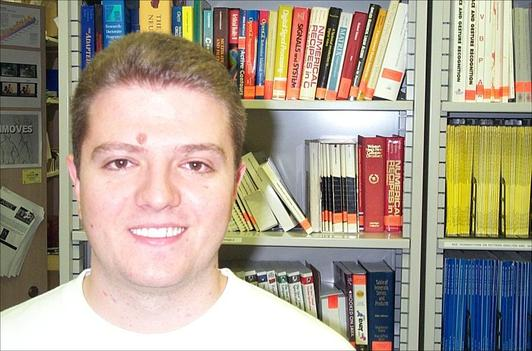
#> input picture lab8/vv/caltech101/Faces/image_0064.jpg, 532 x 351 px; its folder holds only this picture in this run
$ python main2.py caltech101/Faces/image_0064.jpg
#> lines starting #> are read from the running program, lines starting #| are printed output that depends on the picture
import time
import numpy
import cv2
import sys
import typing as t
from pathlib import Path
from collections import Counter
import json

def prepare_classes(caltech_dir: Path) -> dict[str, list[Path]]:
    result = {}
    # ищем все подкаталоги caltech, не начинающиеся с точки
    all_items = caltech_dir.glob('*')
    for item in all_items:
        if item.is_dir() and not item.name.startswith('.'):
            result[item.name] = []
    # заполняем списки файлов в каждой категории
    for name, files in result.items():
        category = caltech_dir / name
        files.extend(category.glob('*.png'))
        files.extend(category.glob('*.jpg'))
        files.extend(category.glob('*.jpeg'))
#> pass 2 of the loop in prepare_classes, `for name, files in result.items():`:
    # удаляем категории без единого файла
    for name, files in list(result.items()):
        if not files:
            del result[name]
    return result


def prepare_image(img: Path) -> numpy.ndarray:
    data = numpy.fromfile(img, numpy.uint8)
    image = cv2.imdecode(data, cv2.IMREAD_COLOR)
#> image is the input picture: shape (351, 532, 3); mean B, G, R 141.4, 157.3, 168.4
    if image is None:
        raise IOError
    gray = cv2.cvtColor(image, cv2.COLOR_BGR2GRAY)
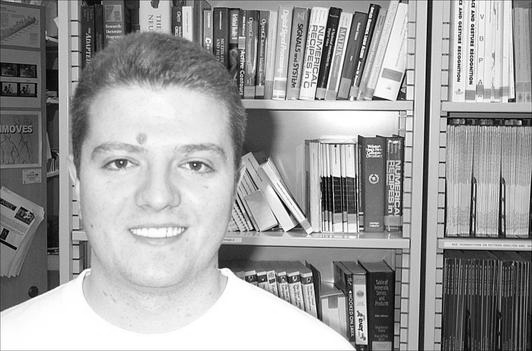
#> gray: shape (351, 532); min 0, max 255, mean 158.8
    gray = cv2.resize(gray, (128, 128))
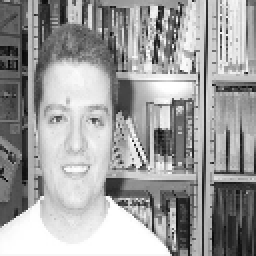
#> gray: shape (128, 128) (shown 2 times larger); min 6, max 255, mean 158.6
    cv2.normalize(gray, gray, 0, 255, cv2.NORM_MINMAX)
    return gray


def get_visual_words(classes: dict[str, list[Path]], N_words: int) -> tuple[numpy.ndarray, list]:
    detector = cv2.SIFT_create()
    all_descriptors: list[numpy.ndarray] = []
    image_descriptors: list[tuple[
        str,  # имя класса
        str,  # имя файла
        int,  # начальный индекс в all_descriptors
        int  # конечный индекс в all_descriptors
    ]] = []
    # перебираем классы
    for name, images in classes.items():
        index = 0
        total = len(images)
        print(f'{name:20}: ', end='')
        print(f'{index:5d}/{total:5d}', end='', flush=True)
        # перебираем изображения в классе
        for imfile in images:
            try:
                img = prepare_image(imfile)
            except IOError:
                index += 1
            else:
                # файл картинки загрузился
                pts, descriptors = detector.detectAndCompute(img, None)
#> pts = 181 keypoints; strongest (x, y, size): (79, 13, 2.3), (97, 35, 1.9), (80, 7, 2.3), (77, 30, 2.7)
                before = len(all_descriptors)
                all_descriptors.extend(descriptors)
                after = len(all_descriptors)
#> after = 181
                image_descriptors.append(
                    (
                        name,  # имя класса
                        str(imfile),  # путь к файлу
                        before,
                        after
                    )
                )
                index += 1
            print('\x08' * 11, end='')
            print(f'{index:5d}/{total:5d}', end='', flush=True)
        print()
#> pass 2 of the loop in get_visual_words, `for name, images in classes.items():`:
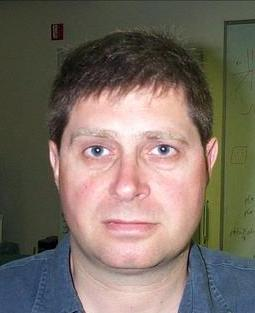
#> input picture lab8/vv/caltech101/Faces_easy/image_0011.jpg, 255 x 313 px
#> in prepare_image, image is the input picture: shape (313, 255, 3); mean B, G, R 99.3, 109.3, 120.8
#> in prepare_image (call 2), `gray = cv2.cvtColor(image, cv2.COLOR_BGR2GRAY)`:
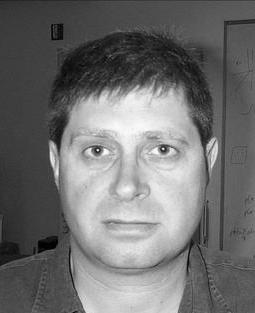
#> gray: shape (313, 255); min 0, max 253, mean 111.6
#> in prepare_image (call 2), `gray = cv2.resize(gray, (128, 128))`:
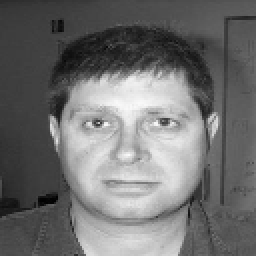
#> gray: shape (128, 128) (shown 2 times larger); min 1, max 250, mean 111.5
#> pts = 70 keypoints; strongest (x, y, size): (65, 67, 44.9), (82, 61, 3.1), (68, 48, 21.9), (49, 61, 3.4)
#> before = 181
#> after = 251
    # готовим словарь визуальных слов
    descriptor_array = numpy.array(all_descriptors, numpy.float32)
    criteria = (cv2.TERM_CRITERIA_MAX_ITER + cv2.TERM_CRITERIA_EPS,
                15,  # макс 15 итераций
                0.1  # погрешность порядка 0.1
                )
    flags = cv2.KMEANS_RANDOM_CENTERS  # случайные начальные позиции
    attempts = 5  # число попыток кластеризации
    print('Clusterizing...')
    start_time = time.time()
#> (the run stopped early here; a loop or call above may not have finished)
